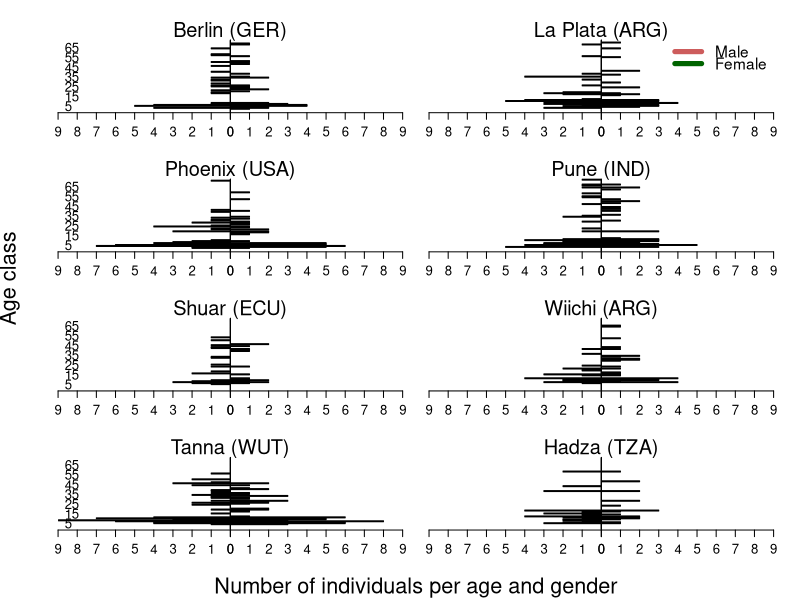

R code for this plot:
#Create demography age pyramids

library(plotrix)

setwd("~/GitHub/Cross_Cultural_Generalizability")

data_adult <- read.csv("House_data/Model_1a_1b_1c_data.csv")
data_adult <- data_adult[,c("SUBJECT_ID","GENDER_1female","fieldid", "AGE_in_years","T1_ad_choice_1yes")]
data_adult$choice <- data_adult$T1_ad_choice_1yes
data_adult$T1_ad_choice_1yes <- NULL


data_children <- read.csv("House_data/Model_4a_4b_4c_4d_data.csv")
data_children <- data_children[,c("SUBJECT_ID","GENDER_1female","fieldid", "AGE_in_years","T1_choice_1yes")]
data_children$choice <- data_children$T1_choice_1yes
data_children$T1_choice_1yes <- NULL



Society <- c("Berlin (GER)","La Plata (ARG)","Phoenix (USA)", "Pune (IND)", "Shuar (ECU)", "Wiichi (ARG)", "Tanna (WUT)", "Hadza (TZA)")

graphics.off()
png("Pyramids.png", width = 16,height = 26, units = "cm", res = 900)
par(mfrow = c(4,2), 
    mar = c(1,1,1,0), 
    oma = c(3.3,3.4,0,1))
for (j in 1:8) {
  
data_comb <- rbind(data_children, data_adult)
data_comb <- data_comb[with(data_comb, order(data_comb$fieldid, data_comb$AGE_in_years)),]
MA <- max(round(data_comb$AGE_in_years))
data_comb <- data_comb[which(data_comb$fieldid == j),]

d  <- list(outcome = data_comb$choice,
           ind_id = sapply(1:nrow(data_comb), function (i) which(unique(data_comb$SUBJECT_ID) == data_comb$SUBJECT_ID[i])),
           soc_id = data_comb$fieldid,
           age = round(data_comb$AGE_in_years),
           gender = as.integer(data_comb$GENDER_1female +1), # 2 female now
           N = nrow(data_comb),
           MA = max(round(data_comb$AGE_in_years))
)

labels <- matrix("", MA, 2)
if (j %in% c(1,3,5,7)){
labels[5,1] <- 5
labels[15,1] <- 15
labels[25,1] <- 25
labels[35,1] <- 35
labels[45,1] <- 45
labels[55,1] <- 55
labels[65,1] <- 65
}

a <- matrix(0, 2, MA)
for (i in 1:MA) {
  a[1,i] <- length(which(d$age==i & d$gender == 1))
  a[2,i] <- length(which(d$age==i & d$gender == 2))
}

par(mar=pyramid.plot(a[1,],a[2,],top.labels=c("",Society[j],""),ppmar=c(2,1,3,1), xlim = c(9,9),labelcex=1.2, unit = "",show.values=F, labels = labels, lxcol = "indianred", rxcol = "darkgreen", space = 0,gap = 0))

if (j == 2) legend("topright", c("Male", "Female"), col = c("indianred", "darkgreen"),cex = 1.4, lty = 1,lwd = 5, bty = "n" )

}

mtext("Number of individuals per age and gender", side = 1,line = 2, outer = TRUE, cex = 1.3)
mtext("Age class", side = 2, outer = TRUE, line = 2, cex = 1.3)
dev.off()
